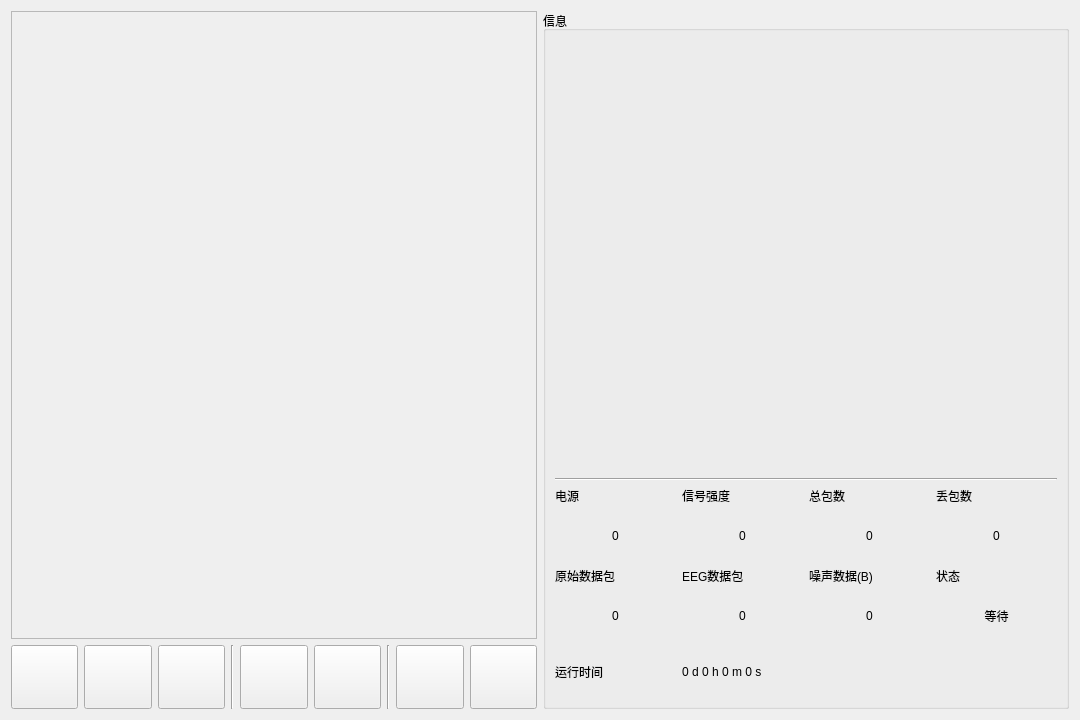
<?xml version="1.0" encoding="UTF-8"?>
<ui version="4.0">
 <class>MainWidget</class>
 <widget class="QWidget" name="MainWidget">
  <property name="geometry">
   <rect>
    <x>0</x>
    <y>0</y>
    <width>1080</width>
    <height>720</height>
   </rect>
  </property>
  <property name="minimumSize">
   <size>
    <width>1080</width>
    <height>720</height>
   </size>
  </property>
  <property name="maximumSize">
   <size>
    <width>1080</width>
    <height>720</height>
   </size>
  </property>
  <property name="windowTitle">
   <string>MainWidget</string>
  </property>
  <property name="styleSheet">
   <string notr="true"/>
  </property>
  <layout class="QGridLayout" name="gridLayout">
   <item row="1" column="0">
    <layout class="QHBoxLayout" name="horizontalLayout">
     <item>
      <widget class="QPushButton" name="btnCOM">
       <property name="minimumSize">
        <size>
         <width>64</width>
         <height>64</height>
        </size>
       </property>
       <property name="toolTip">
        <string>读取串口数据</string>
       </property>
       <property name="text">
        <string/>
       </property>
       <property name="icon">
        <iconset resource="resource.qrc">
         <normaloff>:/resource/icon/serialport.svg</normaloff>:/resource/icon/serialport.svg</iconset>
       </property>
       <property name="iconSize">
        <size>
         <width>64</width>
         <height>64</height>
        </size>
       </property>
      </widget>
     </item>
     <item>
      <widget class="QPushButton" name="btnSim">
       <property name="minimumSize">
        <size>
         <width>64</width>
         <height>64</height>
        </size>
       </property>
       <property name="toolTip">
        <string>使用模拟数据</string>
       </property>
       <property name="text">
        <string/>
       </property>
       <property name="icon">
        <iconset resource="resource.qrc">
         <normaloff>:/resource/icon/sim.svg</normaloff>:/resource/icon/sim.svg</iconset>
       </property>
       <property name="iconSize">
        <size>
         <width>64</width>
         <height>64</height>
        </size>
       </property>
      </widget>
     </item>
     <item>
      <widget class="QPushButton" name="btnLocal">
       <property name="minimumSize">
        <size>
         <width>64</width>
         <height>64</height>
        </size>
       </property>
       <property name="toolTip">
        <string>读取本地文件</string>
       </property>
       <property name="text">
        <string/>
       </property>
       <property name="icon">
        <iconset resource="resource.qrc">
         <normaloff>:/resource/icon/open.svg</normaloff>:/resource/icon/open.svg</iconset>
       </property>
       <property name="iconSize">
        <size>
         <width>64</width>
         <height>64</height>
        </size>
       </property>
      </widget>
     </item>
     <item>
      <widget class="Line" name="lineOpen">
       <property name="orientation">
        <enum>Qt::Orientation::Vertical</enum>
       </property>
      </widget>
     </item>
     <item>
      <widget class="QPushButton" name="btnPlay">
       <property name="minimumSize">
        <size>
         <width>64</width>
         <height>64</height>
        </size>
       </property>
       <property name="statusTip">
        <string>运行</string>
       </property>
       <property name="text">
        <string/>
       </property>
       <property name="icon">
        <iconset resource="resource.qrc">
         <normaloff>:/resource/icon/resume.svg</normaloff>:/resource/icon/resume.svg</iconset>
       </property>
       <property name="iconSize">
        <size>
         <width>64</width>
         <height>64</height>
        </size>
       </property>
      </widget>
     </item>
     <item>
      <widget class="QPushButton" name="btnPause">
       <property name="minimumSize">
        <size>
         <width>64</width>
         <height>64</height>
        </size>
       </property>
       <property name="statusTip">
        <string>暂停</string>
       </property>
       <property name="text">
        <string/>
       </property>
       <property name="icon">
        <iconset resource="resource.qrc">
         <normaloff>:/resource/icon/pause.svg</normaloff>:/resource/icon/pause.svg</iconset>
       </property>
       <property name="iconSize">
        <size>
         <width>64</width>
         <height>64</height>
        </size>
       </property>
      </widget>
     </item>
     <item>
      <widget class="Line" name="lineClear">
       <property name="orientation">
        <enum>Qt::Orientation::Vertical</enum>
       </property>
      </widget>
     </item>
     <item>
      <widget class="QPushButton" name="btnClear">
       <property name="minimumSize">
        <size>
         <width>64</width>
         <height>64</height>
        </size>
       </property>
       <property name="toolTip">
        <string>清空数据</string>
       </property>
       <property name="statusTip">
        <string>清空缓存</string>
       </property>
       <property name="text">
        <string/>
       </property>
       <property name="icon">
        <iconset resource="resource.qrc">
         <normaloff>:/resource/icon/clear.svg</normaloff>:/resource/icon/clear.svg</iconset>
       </property>
       <property name="iconSize">
        <size>
         <width>64</width>
         <height>64</height>
        </size>
       </property>
      </widget>
     </item>
     <item>
      <widget class="QPushButton" name="btnSave">
       <property name="minimumSize">
        <size>
         <width>64</width>
         <height>64</height>
        </size>
       </property>
       <property name="toolTip">
        <string>保存数据</string>
       </property>
       <property name="statusTip">
        <string>保存数据</string>
       </property>
       <property name="text">
        <string/>
       </property>
       <property name="icon">
        <iconset resource="resource.qrc">
         <normaloff>:/resource/icon/save.svg</normaloff>:/resource/icon/save.svg</iconset>
       </property>
       <property name="iconSize">
        <size>
         <width>64</width>
         <height>64</height>
        </size>
       </property>
      </widget>
     </item>
    </layout>
   </item>
   <item row="0" column="1" rowspan="2">
    <widget class="QGroupBox" name="groupBoxInfo">
     <property name="sizePolicy">
      <sizepolicy hsizetype="Preferred" vsizetype="Preferred">
       <horstretch>0</horstretch>
       <verstretch>0</verstretch>
      </sizepolicy>
     </property>
     <property name="title">
      <string>信息</string>
     </property>
     <layout class="QGridLayout" name="gridLayout_2">
      <item row="2" column="0" colspan="4">
       <widget class="Line" name="lineInfo">
        <property name="orientation">
         <enum>Qt::Orientation::Horizontal</enum>
        </property>
       </widget>
      </item>
      <item row="4" column="0">
       <widget class="QLabel" name="labelPowerValue">
        <property name="minimumSize">
         <size>
          <width>50</width>
          <height>50</height>
         </size>
        </property>
        <property name="font">
         <font>
          <family>Arial</family>
         </font>
        </property>
        <property name="styleSheet">
         <string notr="true"/>
        </property>
        <property name="text">
         <string>0</string>
        </property>
        <property name="alignment">
         <set>Qt::AlignmentFlag::AlignCenter</set>
        </property>
       </widget>
      </item>
      <item row="5" column="2">
       <widget class="QLabel" name="labelNoise">
        <property name="styleSheet">
         <string notr="true"/>
        </property>
        <property name="text">
         <string>噪声数据(B)</string>
        </property>
       </widget>
      </item>
      <item row="4" column="3">
       <widget class="QLabel" name="labelTotalLossValue">
        <property name="minimumSize">
         <size>
          <width>50</width>
          <height>50</height>
         </size>
        </property>
        <property name="font">
         <font>
          <family>Arial</family>
         </font>
        </property>
        <property name="styleSheet">
         <string notr="true"/>
        </property>
        <property name="text">
         <string>0</string>
        </property>
        <property name="alignment">
         <set>Qt::AlignmentFlag::AlignCenter</set>
        </property>
       </widget>
      </item>
      <item row="0" column="2" colspan="2">
       <widget class="Indicator" name="widgetMeditation" native="true">
        <property name="minimumSize">
         <size>
          <width>200</width>
          <height>200</height>
         </size>
        </property>
       </widget>
      </item>
      <item row="4" column="2">
       <widget class="QLabel" name="labelTotalCntValue">
        <property name="minimumSize">
         <size>
          <width>50</width>
          <height>50</height>
         </size>
        </property>
        <property name="font">
         <font>
          <family>Arial</family>
         </font>
        </property>
        <property name="styleSheet">
         <string notr="true"/>
        </property>
        <property name="text">
         <string>0</string>
        </property>
        <property name="alignment">
         <set>Qt::AlignmentFlag::AlignCenter</set>
        </property>
       </widget>
      </item>
      <item row="0" column="0" colspan="2">
       <widget class="Indicator" name="widgetAttention" native="true">
        <property name="minimumSize">
         <size>
          <width>200</width>
          <height>200</height>
         </size>
        </property>
       </widget>
      </item>
      <item row="5" column="3">
       <widget class="QLabel" name="labelStatus">
        <property name="styleSheet">
         <string notr="true"/>
        </property>
        <property name="text">
         <string>状态</string>
        </property>
       </widget>
      </item>
      <item row="6" column="2">
       <widget class="QLabel" name="labelNoiseValue">
        <property name="minimumSize">
         <size>
          <width>50</width>
          <height>50</height>
         </size>
        </property>
        <property name="font">
         <font>
          <family>Arial</family>
         </font>
        </property>
        <property name="styleSheet">
         <string notr="true"/>
        </property>
        <property name="text">
         <string>0</string>
        </property>
        <property name="alignment">
         <set>Qt::AlignmentFlag::AlignCenter</set>
        </property>
       </widget>
      </item>
      <item row="3" column="0">
       <widget class="QLabel" name="labelPower">
        <property name="styleSheet">
         <string notr="true"/>
        </property>
        <property name="text">
         <string>电源</string>
        </property>
       </widget>
      </item>
      <item row="5" column="0">
       <widget class="QLabel" name="labelRawCnt">
        <property name="styleSheet">
         <string notr="true"/>
        </property>
        <property name="text">
         <string>原始数据包</string>
        </property>
       </widget>
      </item>
      <item row="3" column="1">
       <widget class="QLabel" name="labelSignal">
        <property name="styleSheet">
         <string notr="true"/>
        </property>
        <property name="text">
         <string>信号强度</string>
        </property>
       </widget>
      </item>
      <item row="3" column="2">
       <widget class="QLabel" name="labelTotalCnt">
        <property name="styleSheet">
         <string notr="true"/>
        </property>
        <property name="text">
         <string>总包数</string>
        </property>
       </widget>
      </item>
      <item row="1" column="0" colspan="4">
       <spacer name="verticalSpacer">
        <property name="orientation">
         <enum>Qt::Orientation::Vertical</enum>
        </property>
        <property name="sizeHint" stdset="0">
         <size>
          <width>20</width>
          <height>40</height>
         </size>
        </property>
       </spacer>
      </item>
      <item row="4" column="1">
       <widget class="QLabel" name="labelSignalValue">
        <property name="minimumSize">
         <size>
          <width>50</width>
          <height>50</height>
         </size>
        </property>
        <property name="font">
         <font>
          <family>Arial</family>
         </font>
        </property>
        <property name="styleSheet">
         <string notr="true"/>
        </property>
        <property name="text">
         <string>0</string>
        </property>
        <property name="alignment">
         <set>Qt::AlignmentFlag::AlignCenter</set>
        </property>
       </widget>
      </item>
      <item row="3" column="3">
       <widget class="QLabel" name="labelTotalLossRate">
        <property name="styleSheet">
         <string notr="true"/>
        </property>
        <property name="text">
         <string>丢包数</string>
        </property>
       </widget>
      </item>
      <item row="6" column="3">
       <widget class="QLabel" name="labelStatusValue">
        <property name="minimumSize">
         <size>
          <width>50</width>
          <height>50</height>
         </size>
        </property>
        <property name="font">
         <font>
          <family>Arial</family>
         </font>
        </property>
        <property name="styleSheet">
         <string notr="true"/>
        </property>
        <property name="text">
         <string>等待</string>
        </property>
        <property name="alignment">
         <set>Qt::AlignmentFlag::AlignCenter</set>
        </property>
       </widget>
      </item>
      <item row="5" column="1">
       <widget class="QLabel" name="labelEEGCnt">
        <property name="text">
         <string>EEG数据包</string>
        </property>
       </widget>
      </item>
      <item row="6" column="0">
       <widget class="QLabel" name="labelRawCntValue">
        <property name="minimumSize">
         <size>
          <width>50</width>
          <height>50</height>
         </size>
        </property>
        <property name="font">
         <font>
          <family>Arial</family>
         </font>
        </property>
        <property name="styleSheet">
         <string notr="true"/>
        </property>
        <property name="text">
         <string>0</string>
        </property>
        <property name="alignment">
         <set>Qt::AlignmentFlag::AlignCenter</set>
        </property>
       </widget>
      </item>
      <item row="6" column="1">
       <widget class="QLabel" name="labelEEGCntValue">
        <property name="minimumSize">
         <size>
          <width>50</width>
          <height>50</height>
         </size>
        </property>
        <property name="text">
         <string>0</string>
        </property>
        <property name="alignment">
         <set>Qt::AlignmentFlag::AlignCenter</set>
        </property>
       </widget>
      </item>
      <item row="7" column="0">
       <widget class="QLabel" name="labelTime">
        <property name="minimumSize">
         <size>
          <width>50</width>
          <height>50</height>
         </size>
        </property>
        <property name="text">
         <string>运行时间</string>
        </property>
       </widget>
      </item>
      <item row="7" column="1" colspan="3">
       <widget class="QLabel" name="labelTimeValue">
        <property name="minimumSize">
         <size>
          <width>50</width>
          <height>50</height>
         </size>
        </property>
        <property name="text">
         <string>0 d 0 h 0 m 0 s</string>
        </property>
       </widget>
      </item>
     </layout>
    </widget>
   </item>
   <item row="0" column="0">
    <widget class="Curve" name="frameCurve">
     <property name="frameShape">
      <enum>QFrame::Shape::StyledPanel</enum>
     </property>
     <property name="frameShadow">
      <enum>QFrame::Shadow::Raised</enum>
     </property>
    </widget>
   </item>
  </layout>
 </widget>
 <customwidgets>
  <customwidget>
   <class>Indicator</class>
   <extends>QWidget</extends>
   <header>indicator.h</header>
   <container>1</container>
  </customwidget>
  <customwidget>
   <class>Curve</class>
   <extends>QFrame</extends>
   <header>curve.h</header>
   <container>1</container>
  </customwidget>
 </customwidgets>
 <resources>
  <include location="resource.qrc"/>
 </resources>
 <connections/>
</ui>
